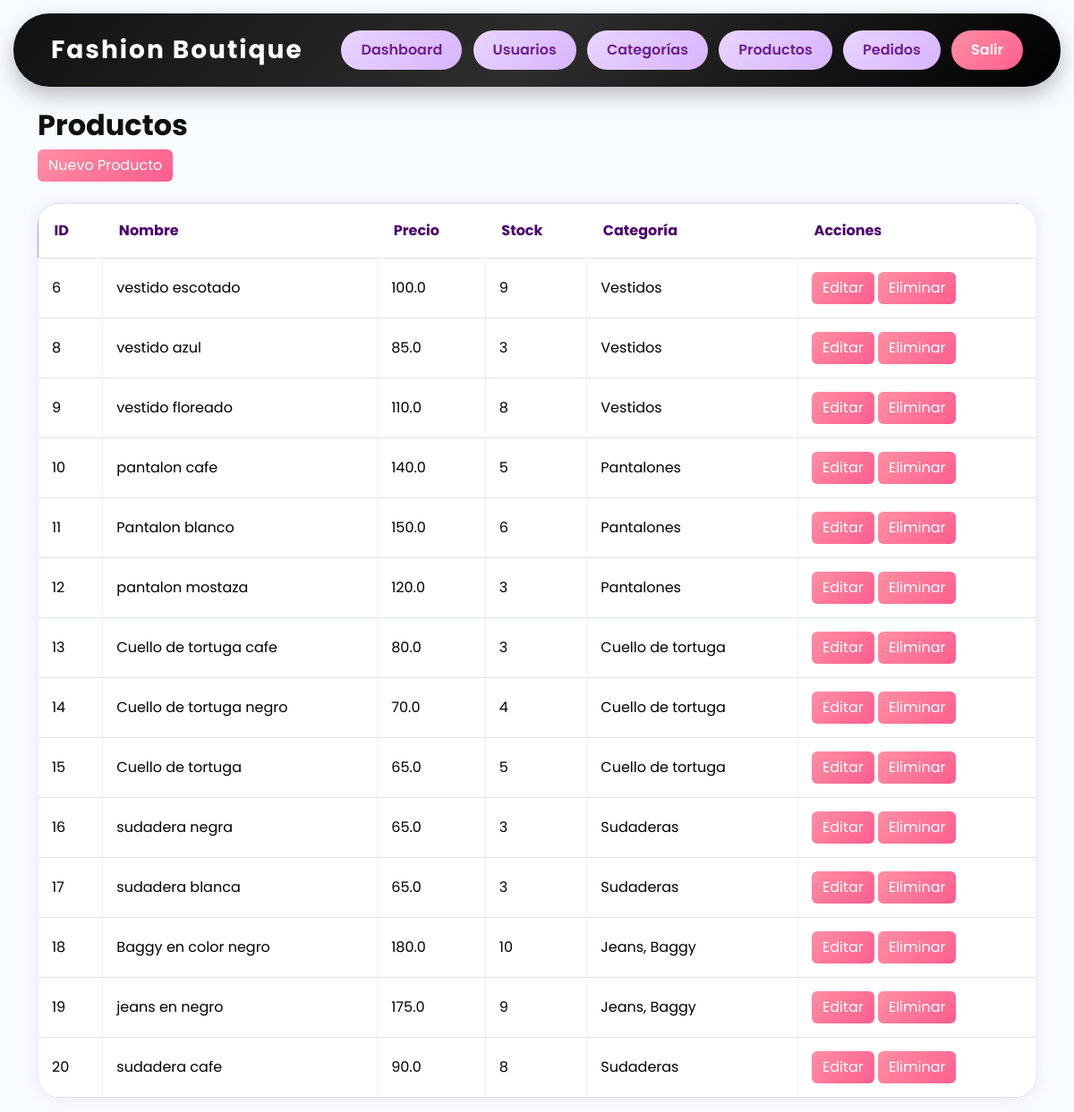
Page /admin/productos (signed in) on the committed database.
### app/models/producto.py (models this page shows)
class Producto(db.Model):
    __tablename__ = "productos"
    id = db.Column(
        db.Integer,
        primary_key=True
    )
    nombre = db.Column(
        db.String(100),
        nullable=False
    )
    descripcion = db.Column(
        db.Text
    )
    precio = db.Column(
        db.Float,
        nullable=False
    )
    stock = db.Column(
        db.Integer,
        default=0
    )
    imagen = db.Column(
        db.String(255)
    )
    categoria_id = db.Column(
        db.Integer,
        db.ForeignKey("categorias.id")
    )

### app/models/categoria.py (models this page shows)
class Categoria(db.Model):
    __tablename__ = "categorias"
    id = db.Column(
        db.Integer,
        primary_key=True
    )
    nombre = db.Column(
        db.String(100),
        nullable=False
    )
    descripcion = db.Column(
        db.Text
    )
    productos = db.relationship(
        "Producto",
        backref="categoria",
        lazy=True
    )

### app/admin/routes.py (the view)
@admin_bp.route("/productos")
@login_required
@admin_required
def productos():
    productos = Producto.query.all()
    return render_template(
        "productos.html",
        productos=productos
    )

### app/__init__.py (called while the page is built)
def create_app():
    app = Flask(__name__)
    app.config.from_object(Config)
    db.init_app(app)
    login_manager.init_app(app)
    login_manager.login_view = "auth.login"
    migrate.init_app(app, db)
    from .auth.routes import auth_bp
    from .admin.routes import admin_bp
    from .admin.routes import vendedor_bp
    from .tienda.routes import tienda_bp
    app.register_blueprint(auth_bp)
    app.register_blueprint(admin_bp)
    app.register_blueprint(vendedor_bp)
    app.register_blueprint(tienda_bp)
    @login_manager.user_loader
    def load_user(user_id):
        return User.query.get(int(user_id))
    return app

### app/admin/utils.py (called while the page is built)
def admin_required(f):
    @wraps(f)
    def decorated(*args, **kwargs):
        if current_user.rol != "admin":
            abort(403)
        return f(*args, **kwargs)
    return decorated

### app/templates/productos.html (shortened to what this page needs)
{% extends 'base.html' %}
{% block content %}
<h2>Productos</h2>
{% if current_user.rol == "admin" %}
<a
href="/admin/productos/nuevo"
class="btn btn-danger">
Nuevo Producto
</a>
{% elif current_user.rol == "vendedor" %}
<a
href="/vendedor/productos/nuevo"
class="btn btn-danger">
Nuevo Producto
</a>
{% endif %}
<br><br>
<table class="table table-bordered">
<tr>
<th>ID</th>
<th>Nombre</th>
<th>Precio</th>
<th>Stock</th>
<th>Categoría</th>
<th>Acciones</th>
</tr>
{% for producto in productos %}
<tr>
<td>{{ producto.id }}</td>
<td>{{ producto.nombre }}</td>
<td>{{ producto.precio }}</td>
<td>{{ producto.stock }}</td>
<td>{{ producto.categoria.nombre }}</td>
<td>
{% if current_user.rol == "admin" %}
<a href="/admin/productos/editar/{{ producto.id }}"
class="btn btn-danger">
Editar
</a>
<a href="/admin/productos/eliminar/{{ producto.id }}"
class="btn btn-danger">
Eliminar
</a>
{% endif %}
</td>
</tr>
{% endfor %}
</table>
{% endblock %}

### app/static/css/style.css (style rules this page uses)
body { background:#f8fbff; font-family:'Segoe UI',sans-serif; margin:0; padding:0; }
.btn-danger { background:linear-gradient( 135deg, #ff8fa3, #ff5d8f ); border:none; }
.table { background:rgb(173, 159, 175); border-radius:25px; overflow:hidden; box-shadow: 0 0 15px rgba(168,85,247,.15); }
.table th { color:#4b006e; font-size:16px; font-weight:700; border:none !important; padding:18px; }
.table td { vertical-align:middle; padding:15px; border-color:#f0f0f0; }
h2 { font-weight:bold; color:#101011; }
body { font-family:'Poppins',sans-serif; background:#f8fbff; }
.btn { transition:.3s; }

### rows in the picture
Producto: id "6", nombre "vestido escotado", precio "100.0", stock "9", categoria.nombre "Vestidos"
Producto: id "8", nombre "vestido azul", precio "85.0", stock "3", categoria.nombre "Vestidos"
Producto: id "9", nombre "vestido floreado", precio "110.0", stock "8", categoria.nombre "Vestidos"
Producto: id "10", nombre "pantalon cafe", precio "140.0", stock "5", categoria.nombre "Pantalones"
Producto: id "11", nombre "Pantalon blanco", precio "150.0", stock "6", categoria.nombre "Pantalones"
Producto: id "12", nombre "pantalon mostaza", precio "120.0", stock "3", categoria.nombre "Pantalones"
Producto: id "13", nombre "Cuello de tortuga cafe", precio "80.0", stock "3", categoria.nombre "Cuello de tortuga"
Producto: id "14", nombre "Cuello de tortuga negro", precio "70.0", stock "4", categoria.nombre "Cuello de tortuga"
Producto: id "15", nombre "Cuello de tortuga", precio "65.0", stock "5", categoria.nombre "Cuello de tortuga"
Producto: id "16", nombre "sudadera negra", precio "65.0", stock "3", categoria.nombre "Sudaderas"
Producto: id "17", nombre "sudadera blanca", precio "65.0", stock "3", categoria.nombre "Sudaderas"
Producto: id "18", nombre "Baggy en color negro", precio "180.0", stock "10", categoria.nombre "Jeans, Baggy"
Producto: id "19", nombre "jeans en negro", precio "175.0", stock "9", categoria.nombre "Jeans, Baggy"
Producto: id "20", nombre "sudadera cafe", precio "90.0", stock "8", categoria.nombre "Sudaderas"
